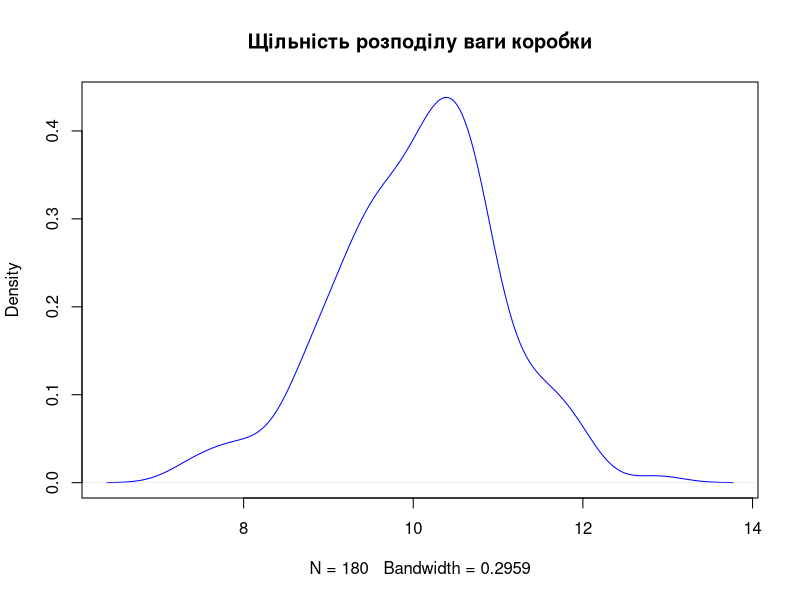
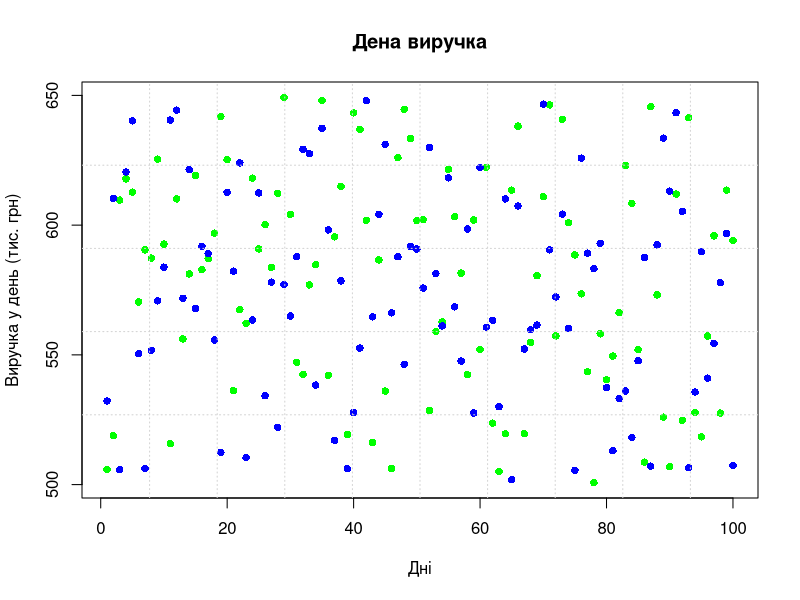
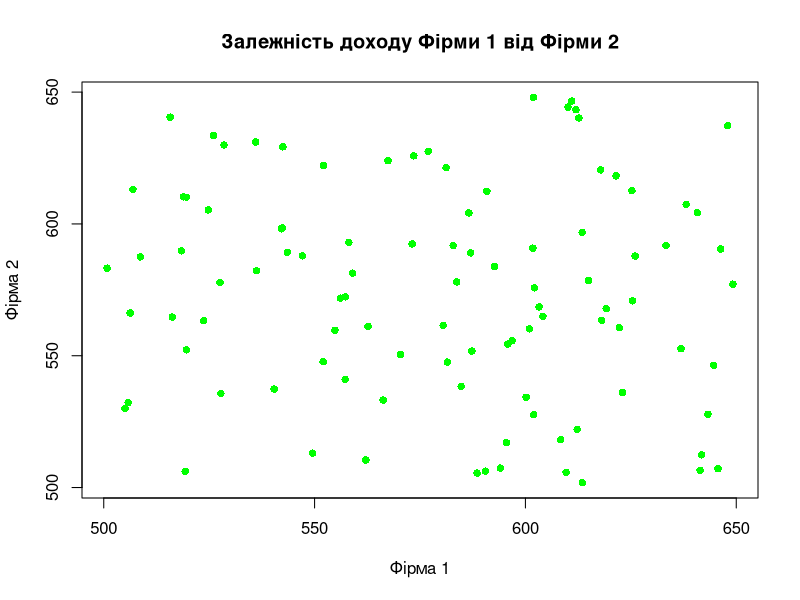
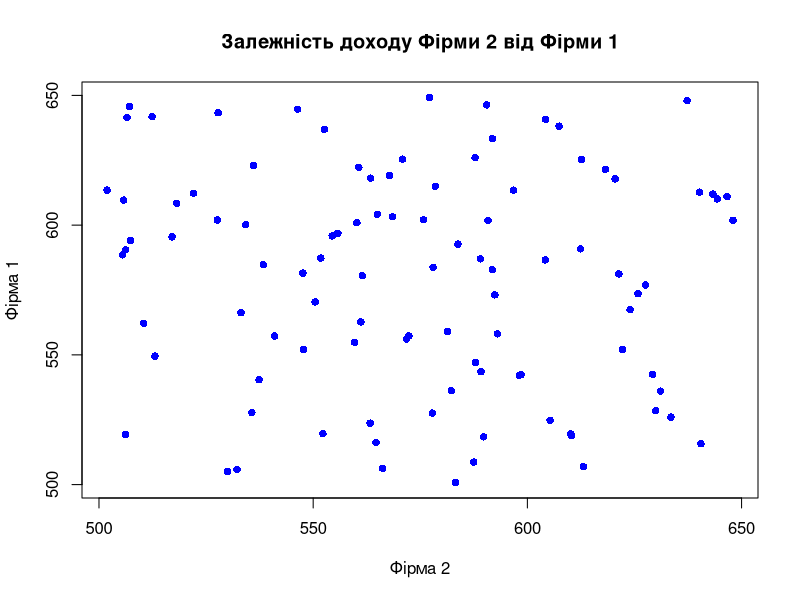

Source code (R) for these figures, in order:
#Task1
butter <- c(
  8.36043, 9.84681, 11.0165, 10.3691, 11.1062, 11.5748, 10.4819, 9.57465, 9.15738, 9.10535,
  9.58175, 8.84759, 10.2, 11.4585, 9.39668, 10.3133, 8.78169, 9.27218, 10.5407, 9.83173,
  10.9303, 10.0612, 9.83532, 9.19267, 10.4731, 10.1689, 8.83445, 9.57088, 10.199, 10.5173,
  8.79799, 9.85155, 10.3257, 10.6566, 10.8768, 10.2083, 11.0509, 10.6774, 9.11585, 8.07112,
  9.64491, 9.42134, 10.0062, 10.4985, 10.7303, 9.32261, 9.14602, 11.2338, 9.23383, 9.48719,
  9.5061, 11.9317, 9.78455, 10.4451, 10.9098, 9.09558, 9.98835, 9.82078, 10.666, 9.76885,
  10.2057, 9.7456, 8.81365, 8.5658, 10.2601, 10.3143, 10.2994, 12.8814, 10.4079, 9.30728,
  10.738, 10.5298, 9.83119, 10.1446, 10.1131, 10.5583, 7.55672, 10.1561, 8.66302, 11.775,
  10.1366, 8.99592, 8.95801, 7.88063, 9.5622, 7.47275, 10.9187, 9.28612, 10.2589, 9.5277,
  10.0065, 11.5258, 11.3286, 9.98597, 9.98792, 8.11203, 11.7729, 10.6381, 10.2778, 9.70833,
  9.59371, 10.7766, 10.9967, 10.7246, 8.89588, 7.76889, 10.7267, 10.5506, 10.1092, 11.3371,
  10.6461, 9.43656, 9.40437, 7.27759, 8.45498, 11.5526, 10.1994, 11.7905, 10.0322, 10.7253,
  10.1166, 11.6038, 10.8114, 10.977, 9.76245, 10.8306, 9.62841, 10.2817, 8.51568, 10.1304,
  10.5641, 10.7866, 9.72824, 9.66259, 9.45735, 10.4983, 11.5839, 9.17528, 10.7448, 11.3197,
  10.5773, 9.0155, 10.7491, 10.6606, 11.9538, 11.2009, 10.2015, 10.1946, 9.39697, 9.17197,
  11.231, 8.76378, 9.39774, 8.94573, 10.785, 10.44, 10.6711, 10.6249, 8.61901, 10.134,
  8.72391, 9.62927, 9.81301, 9.30987, 10.3448, 7.9121, 12.0301, 10.6998, 11.9495, 10.1075,
  9.38487, 10.4665, 9.73367, 10.6054, 9.6666, 9.81792, 10.6, 10.3823, 10.5618, 10.2501)
butter
#1.1
plot(density(butter), col = "blue", main = "Щільність розподілу ваги коробки")
#1.2
chisq.test(butter, y = NULL, correct = TRUE,
           p = rep(1/length(butter), length(butter)), rescale.p = FALSE,
           simulate.p.value = FALSE)
#1.3
shapiro.test(butter)
#1.4
t.test(butter, mu = 10)
#Task2
firm1 <- c(
  505.80, 518.87, 609.66, 617.83, 612.69, 570.39, 590.47, 587.30, 625.40, 592.67,
  515.75, 610.10, 556.13, 581.19, 619.16, 582.87, 587.03, 596.87, 641.82, 625.25,
  536.21, 567.42, 562.17, 618.09, 590.85, 600.17, 583.72, 612.28, 649.22, 604.14,
  547.09, 542.49, 576.95, 584.77, 647.98, 542.11, 595.48, 614.94, 519.32, 643.29,
  636.90, 601.89, 516.25, 586.60, 536.04, 506.26, 626.02, 644.67, 633.36, 601.76,
  602.10, 528.52, 559.01, 562.68, 621.49, 603.23, 581.50, 542.37, 601.98, 552.09,
  622.28, 523.69, 505.05, 519.60, 613.49, 638.14, 519.61, 554.82, 580.51, 610.98,
  646.33, 557.30, 640.77, 600.93, 588.53, 573.53, 543.52, 500.78, 558.12, 540.42,
  549.52, 566.26, 623.02, 608.35, 552.04, 508.68, 645.67, 573.13, 526.02, 506.91,
  611.97, 524.78, 641.43, 527.76, 518.43, 557.26, 595.86, 527.57, 613.47, 594.05)
firm2 <- c(
  532.24, 610.29, 505.76, 620.48, 640.18, 550.44, 506.21, 551.78, 570.84, 583.80,
  640.50, 644.33, 571.82, 621.35, 567.83, 591.80, 589.01, 555.76, 512.41, 612.62,
  582.24, 623.99, 510.45, 563.44, 612.40, 534.26, 578.00, 522.06, 577.15, 564.97,
  587.89, 629.24, 627.56, 538.36, 637.30, 598.15, 517.05, 578.52, 506.19, 527.82,
  552.62, 647.99, 564.67, 604.17, 631.08, 566.21, 587.81, 546.39, 591.82, 590.80,
  575.75, 629.95, 581.34, 561.15, 618.22, 568.51, 547.60, 598.52, 527.60, 622.19,
  560.65, 563.30, 530.01, 610.11, 501.88, 607.39, 552.26, 559.68, 561.49, 646.61,
  590.48, 572.33, 604.24, 560.19, 505.50, 625.82, 589.18, 583.22, 593.00, 537.37,
  513.07, 533.16, 536.07, 518.15, 547.72, 587.49, 507.12, 592.40, 633.52, 613.08,
  643.30, 605.31, 506.54, 535.68, 589.78, 541.01, 554.44, 577.81, 596.76, 507.38)
#2.1
plot(firm1, col="green", pch=16, , xlab="Дні", 
     ylab="Виручка у день (тис. грн)", main = "Дена виручка")
points(firm2, pch=16, col = "blue" )
grid(10, 5)
#2.2
t.test(firm1, firm2)
#2.3
var.test(firm1, firm2)
#2.4.1
par(mfrow=c(1,1))
plot(firm1, firm2, pch=16, col = "green",
     main = "Залежність доходу Фірми 1 від Фірми 2",
     xlab = "Фірма 1", ylab = "Фірма 2")
#2.4.2
plot(firm2, firm1, pch=16, col = "blue",
     main = "Залежність доходу Фірми 2 від Фірми 1",
     xlab = "Фірма 2", ylab = "Фірма 1")
#2.5
cor(firm1, firm2, method = "pearson")
cor(firm1, firm2, method = "spearman")
cor(firm1, firm2, method = "kendall")